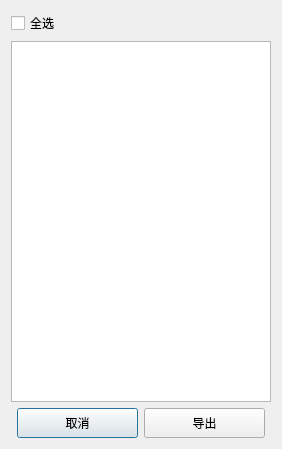
<?xml version="1.0" encoding="UTF-8"?>
<ui version="4.0">
 <class>DialogUserPrint</class>
 <widget class="QDialog" name="DialogUserPrint">
  <property name="geometry">
   <rect>
    <x>0</x>
    <y>0</y>
    <width>282</width>
    <height>449</height>
   </rect>
  </property>
  <property name="windowTitle">
   <string>导出</string>
  </property>
  <layout class="QVBoxLayout" name="verticalLayout">
   <item>
    <widget class="QCheckBox" name="checkBox_check_all">
     <property name="text">
      <string>全选</string>
     </property>
    </widget>
   </item>
   <item>
    <widget class="QTableWidget" name="tableWidget"/>
   </item>
   <item>
    <layout class="QHBoxLayout" name="horizontalLayout">
     <property name="leftMargin">
      <number>6</number>
     </property>
     <property name="rightMargin">
      <number>6</number>
     </property>
     <item>
      <widget class="QPushButton" name="pushButton_cancle">
       <property name="minimumSize">
        <size>
         <width>0</width>
         <height>30</height>
        </size>
       </property>
       <property name="text">
        <string>取消</string>
       </property>
      </widget>
     </item>
     <item>
      <widget class="QPushButton" name="pushButton_export">
       <property name="minimumSize">
        <size>
         <width>0</width>
         <height>30</height>
        </size>
       </property>
       <property name="text">
        <string>导出</string>
       </property>
      </widget>
     </item>
    </layout>
   </item>
  </layout>
 </widget>
 <resources/>
 <connections/>
</ui>
